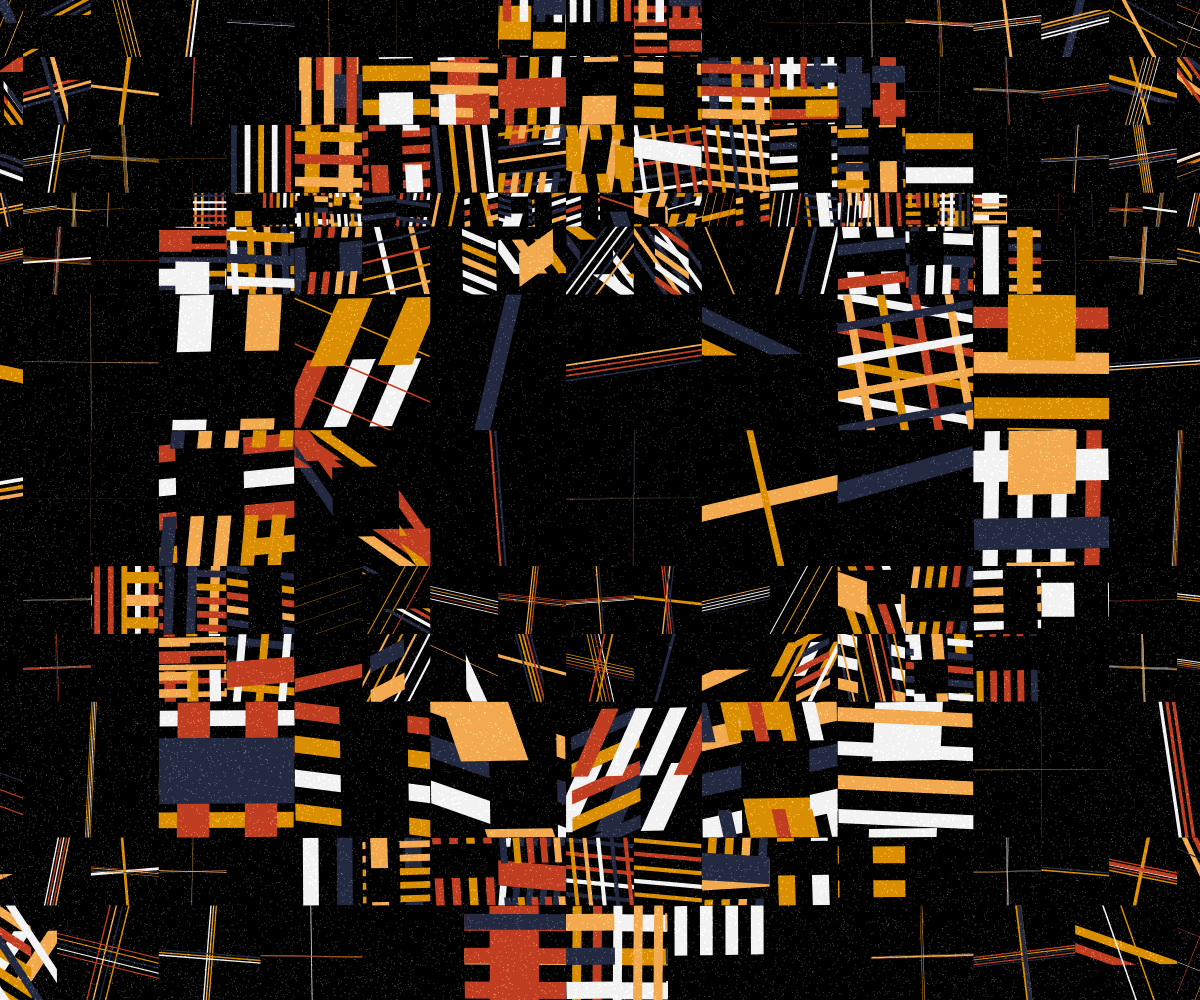
Frame 1 (no input)
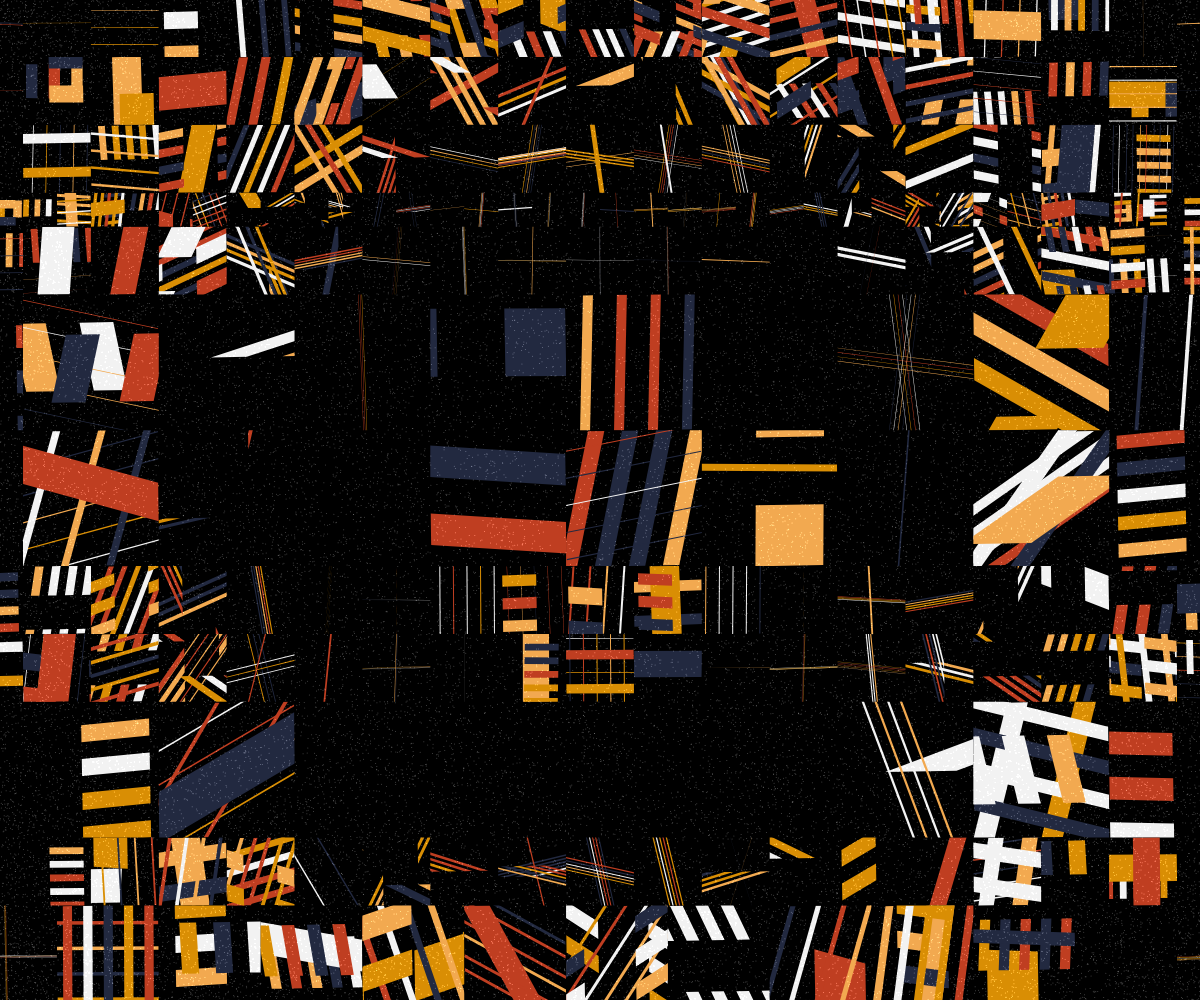
Frame 60 (no input)
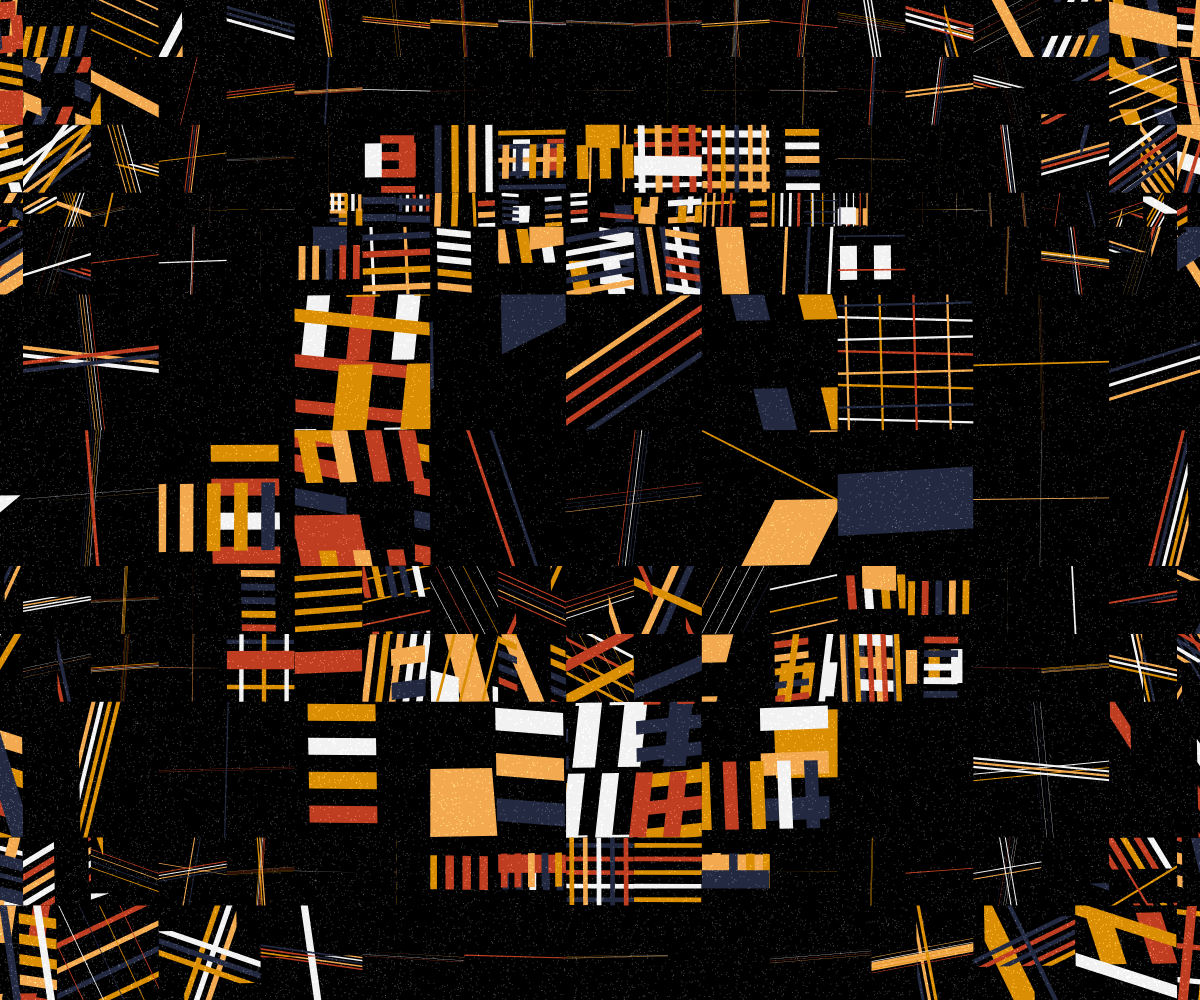
Frame 120 (the mouse pressed at the canvas centre since frame 60)

The p5.js sketch that drew these frames (run headless with seeded random() and noise() and a simulated clock; from frame 60 on, the mouse is pressed at the canvas centre):

// p5.js sketch
// ── sketch.js
// https://openprocessing.org/sketch/1816559
// I modified the speed and the particle effect from the original code
// Rorate the different part and then put the kinds of rectangle in the same case

let rs;
let g;
let palette;

function setup() {
   createCanvas(windowWidth, windowHeight);
  fullscreen();
  colorMode(HSB, 360, 100, 100, 100);
  angleMode(DEGREES);

  rs = int(random(10000));
  g = createGraphics(width, height);
  palette = shuffle(random(colorScheme).colors.concat());

  for (let i = 0; i < g.width * g.height * 0.1; i++) {
    obj = formula(1, (sqrt(2) * width) / 2);
    let r = obj.value;
    let angle = g.random(TWO_PI);
    let point_x = g.width / 2 + g.cos(angle) * r;
    let point_y = g.height / 2 + g.sin(angle) * r;
    g.stroke(255, (30 / 100) * 255);
    g.point(point_x, point_y);
  }
}
// function mousePressed() {
//   if (mouseX > 0 && mouseX < 100 && mouseY > 0 && mouseY < 100) {
//     let fs = fullscreen();
//     fullscreen(!fs);
//   }
// }
function draw() {
  blendMode(BLEND);
  background(0, 0, 0);

  randomSeed(frameCount / 500);

  push();
  let cells = 50;
  let i_step, j_step;
  let offset = (width * (sqrt(2) - 1)) / 2;
  let d = (width + offset * 2) / cells;
  for (let j = 0; j < cells; j += j_step) {
    j_step = int(random(1, cells / 10));
    if (j + j_step > cells || abs(cells - (j + j_step)) < 3) j_step = cells - j;
    for (let i = 0; i < cells; i += i_step) {
      i_step = j_step;
      if (i + i_step > cells || abs(cells - (i + i_step)) <= cells / 15)
        i_step = cells - i;
      let x = -offset + i * d + (d / 2) * i_step;
      let y = -offset + j * d + (d / 2) * j_step;
      let distance =
        dist(x, y, width / 2, height / 2) / (sqrt(2) * (width / 2 - offset));
      let t = 1 - ((frameCount / 100 + distance) % 1);
      t = easeInOutCirc(t);
      rectMode(CENTER);
      drawLinePattern(x, y, d * i_step, d * j_step, t);
    }
  }
  pop();
  blendMode(ADD);

  image(g, 0, 0);

  // let center_x = width / 2;
  // let center_y = height / 2;
  // let pattern_size = width * 0.8;
  // noLoop();
}

function easeInOutCirc(x) {
  return x < 0.5
    ? (1 - Math.sqrt(1 - Math.pow(2 * x, 2))) / 2
    : (Math.sqrt(1 - Math.pow(-2 * x + 2, 2)) + 1) / 2;
}

function easeInOutElastic(x) {
  const c5 = (2 * Math.PI) / 4.5;

  return x === 0
    ? 0
    : x === 1
    ? 1
    : x < 0.5
    ? -(Math.pow(2, 20 * x - 10) * Math.sin((20 * x - 11.125) * c5)) / 2
    : (Math.pow(2, -20 * x + 10) * Math.sin((20 * x - 11.125) * c5)) / 2 + 1;
}

function drawLinePattern(center_x, center_y, pattern_w, pattern_h, t) {
  let angle = (int(random(4)) * 360) / 4;
  let tmp;
  if (angle % 180 == 90) {
    tmp = pattern_w;
    pattern_w = pattern_h;
    pattern_h = tmp;
  }
  push();
  translate(center_x, center_y);
  noStroke();
  fill(0, 0, 100, 0);
  rect(0, 0, pattern_w, pattern_h);
  drawingContext.clip();
  let n = int(random(1, 4));
  for (let j = 0; j < n; j++) {
    push();
    rotate(angle + j * 90);
    shearX(t * 90 * (random() > 0.5 ? -1 : 1));
    shearY(90 - (1 - t) * 90 + random() > 0.5 ? -1 : 1);
    translate(-pattern_w / 2, -pattern_h / 2);

    let line_direction = random() > 0.5;
    let line_step = int(random(1, 6));
    let d = pattern_w / line_step;
    let a = line_direction ? pattern_h : d;
    let b = line_direction ? d : pattern_h;

    for (let i = 0; i < line_step; i++) {
      drawingContext.setLineDash([a / 2]);
      drawingContext.lineDashOffset = (frameCount + t * a * 2) % (a * 2);
      let x = (i / line_step) * pattern_w;
      strokeCap(SQUARE);
      stroke(random(palette));
      if (line_direction) {
        strokeWeight(d / 2);
        let t = (x + d / 2 + frameCount / 3) % pattern_w;
        line(t, 0, t, pattern_h);
      } else {
        strokeWeight(pattern_h);
        let t = line(
          x + d / 2 - d / 4,
          pattern_h / 2,
          x + d / 2 + d / 4,
          pattern_h / 2
        );
      }
    }
    pop();
  }
  pop();
}

function formula(num, r) {
  let value, str;
  switch (num) {
    case 0:
      value = random() * r;
      str = "random() * r;";
      break;
    case 1:
      value = (1 - random(random())) * r;
      str = "(1-random(random())) * r;";
      break;
    case 2:
      value = (1 - random(random(random()))) * r;
      str = " (1-random(random(random()))) * r;";
      break;
    case 3:
      value = (1 - random(random(random(random())))) * r;
      str = "(1-random(random(random(random())))) * r;";
      break;
    case 4:
      value = (1 - sqrt(random())) * r;
      str = "(1-sqrt(random())) * r;";
      break;
    case 5:
      value = sqrt(random()) * r;
      str = "(sqrt(random())) * r;";
      break;
    case 6:
      value = pow(1 - pow(random(), 10), 10) * r;
      str = "pow(1-pow(random(),10),10) * r;";
      break;
    case 7:
      value = tan(random(TWO_PI)) * r;
      str = "tan(random(TWO_PI)) * r;";
      break;
    case 8:
      value = (atan(random(TWO_PI)) * r) / sqrt(2);
      str = "atan(random(TWO_PI)) * r / sqrt(2);";
      break;
  }
  return {
    value: value,
    string: str,
  };
}

let colorScheme = [
  {
    name: "Benedictus",
    colors: ["#F27EA9", "#366CD9", "#5EADF2", "#636E73", "#F2E6D8"],
  },
  {
    name: "Cross",
    colors: ["#D962AF", "#58A6A6", "#8AA66F", "#F29F05", "#F26D6D"],
  },
  {
    name: "Demuth",
    colors: ["#222940", "#D98E04", "#F2A950", "#BF3E21", "#F2F2F2"],
  },
  {
    name: "Hiroshige",
    colors: ["#1B618C", "#55CCD9", "#F2BC57", "#F2DAAC", "#F24949"],
  },
  {
    name: "Hokusai",
    colors: ["#074A59", "#F2C166", "#F28241", "#F26B5E", "#F2F2F2"],
  },
  {
    name: "Hokusai Blue",
    colors: ["#023059", "#459DBF", "#87BF60", "#D9D16A", "#F2F2F2"],
  },
  {
    name: "Java",
    colors: ["#632973", "#02734A", "#F25C05", "#F29188", "#F2E0DF"],
  },
  {
    name: "Kandinsky",
    colors: ["#8D95A6", "#0A7360", "#F28705", "#D98825", "#F2F2F2"],
  },
  {
    name: "Monet",
    colors: ["#4146A6", "#063573", "#5EC8F2", "#8C4E03", "#D98A29"],
  },
  {
    name: "Nizami",
    colors: ["#034AA6", "#72B6F2", "#73BFB1", "#F2A30F", "#F26F63"],
  },
  {
    name: "Renoir",
    colors: ["#303E8C", "#F2AE2E", "#F28705", "#D91414", "#F2F2F2"],
  },
  {
    name: "VanGogh",
    colors: ["#424D8C", "#84A9BF", "#C1D9CE", "#F2B705", "#F25C05"],
  },
  {
    name: "Mono",
    colors: ["#D9D7D8", "#3B5159", "#5D848C", "#7CA2A6", "#262321"],
  },
  {
    name: "RiverSide",
    colors: ["#906FA6", "#025951", "#252625", "#D99191", "#F2F2F2"],
  },
];
